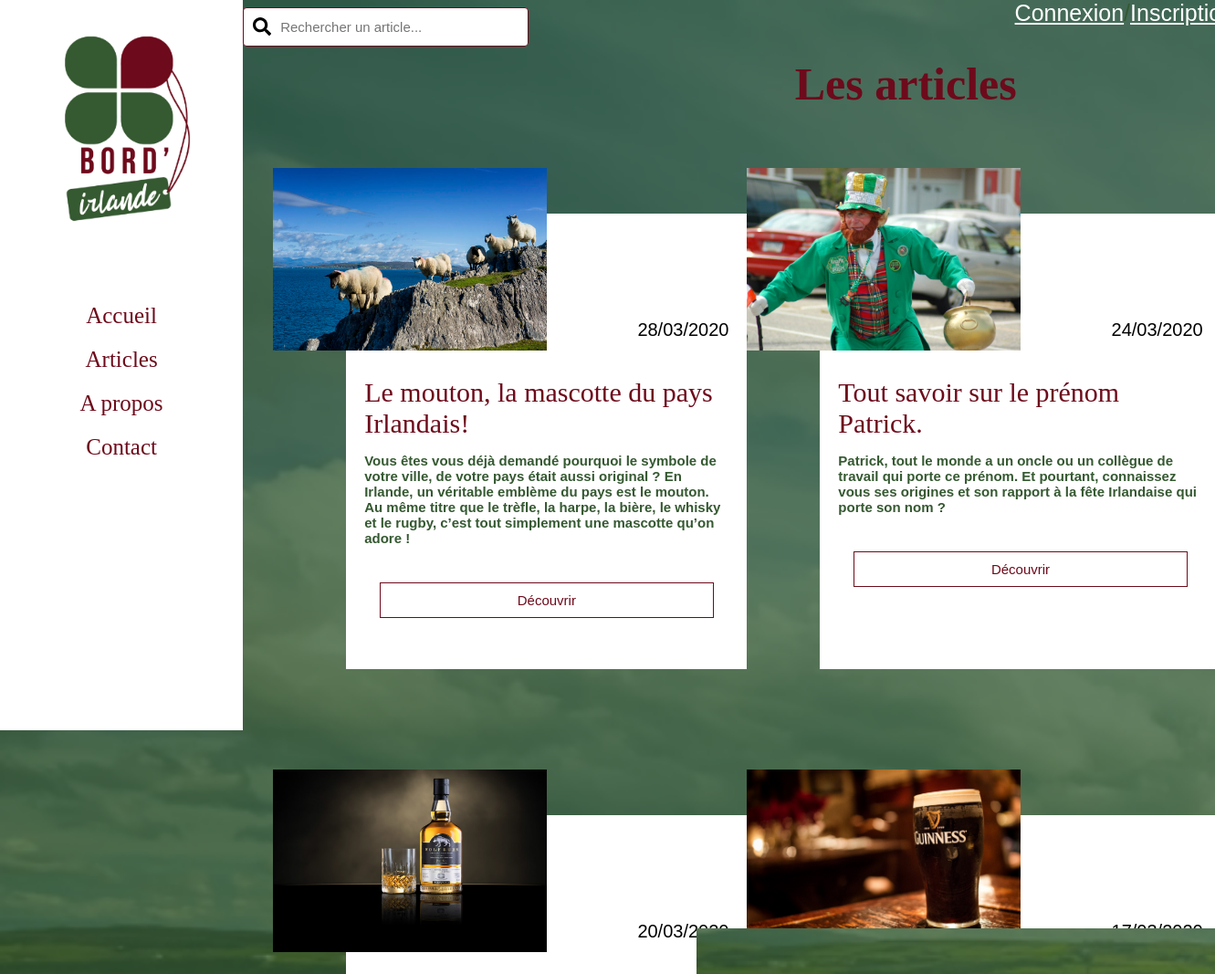
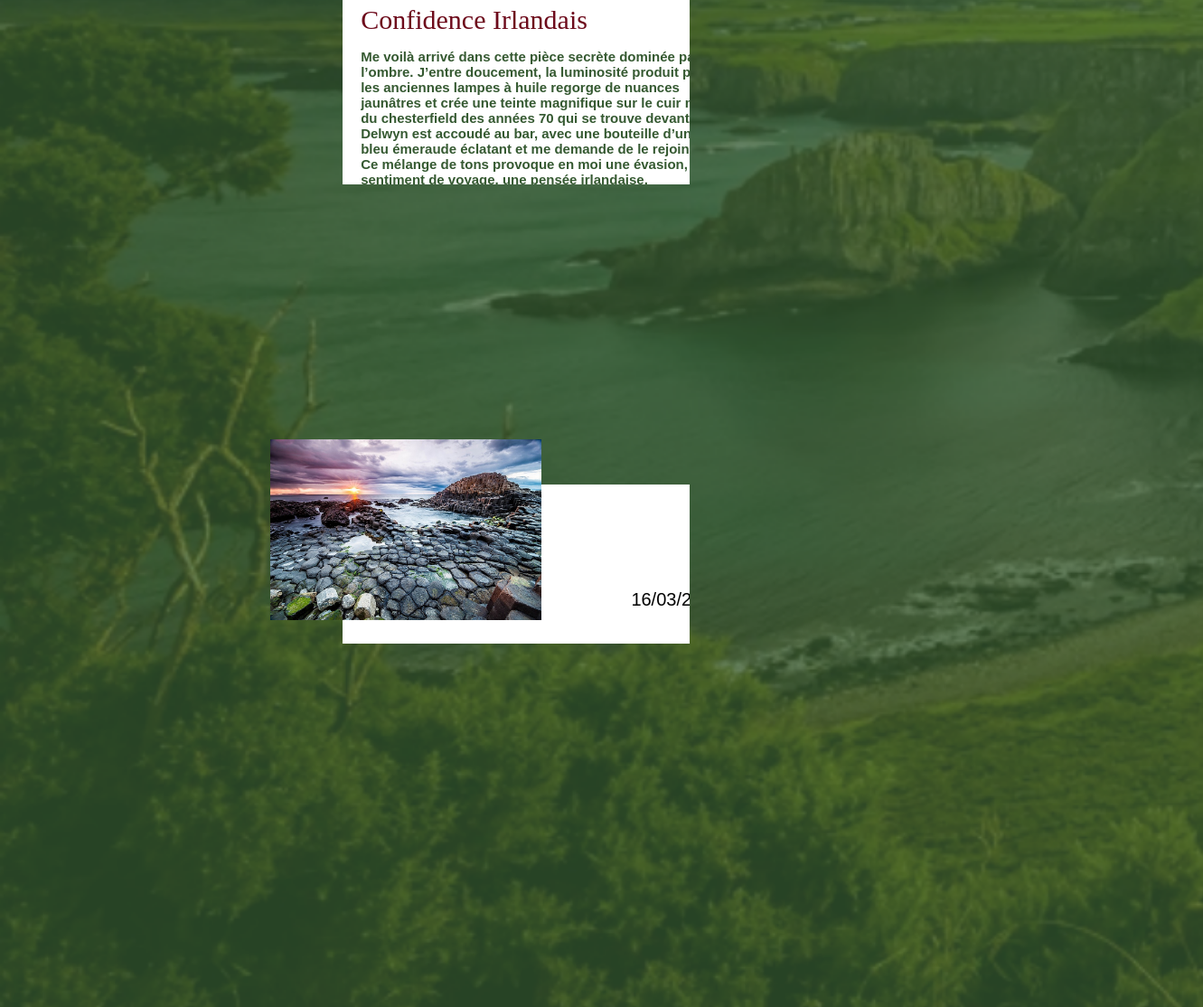
The app's page /articles.php with its own data (2 pictures, top to bottom).
### tables this page shows
CREATE TABLE IF NOT EXISTS `article` (
  `NumArt` char(10) NOT NULL,
  `DtCreA` date DEFAULT NULL,
  `LibTitrA` text,
  `LibChapoA` text,
  `LibAccrochA` text,
  `Parag1A` text,
  `LibSsTitr1` text,
  `Parag2A` text,
  `LibSsTitr2` text,
  `Parag3A` text,
  `LibConclA` text,
  `UrlPhotA` char(62) DEFAULT NULL,
  `Likes` int(11) DEFAULT NULL,
  `NumAngl` char(8) NOT NULL,
  `NumThem` char(8) NOT NULL,
  `NumLang` char(8) NOT NULL,
  PRIMARY KEY (`NumArt`),
  KEY `ARTICLE_FK` (`NumArt`),
  KEY `FK_ASSOCIATION_1` (`NumAngl`),
  KEY `FK_ASSOCIATION_2` (`NumThem`),
  KEY `FK_ASSOCIATION_3` (`NumLang`)
);

### assets/php/dateChangeFormat.php (called while the page is built)
<?php
    function dateChangeFormat($dateIn, $from, $to) {
        if ($dateIn != '') {
            $dateOut = DateTime::createFromFormat($from, $dateIn);
            return $dateOut->format($to);
        } else {
            return "";
        }
    }
?>

### articles.php (the view, shortened to what this page needs)
<?php
    include 'assets/php/connect_PDO.php';
    include 'assets/php/dateChangeFormat.php';
?>
<!DOCTYPE html>
<html>
    <head>
		<link rel="stylesheet" href="assets/css/style.css" />
    </head>
    <body>
        <?php include 'assets/php/menu.php'; ?>
        <?php include 'assets/php/search.php'; ?>
        <div class="SavoirPlus">
            <div class="btnContact">
                <?php include 'assets/php/btnConnexion.php'; ?>
            </div>
            <?php
            if(isset($_GET['numArt']) && !empty($_GET['numArt'])) {
                $numArt = ctrlSaisies($_GET['numArt']);
                if($_POST) {
                    if((isset($_POST['title_comment']) && !empty($_POST['title_comment'])) AND
                    (isset($_POST['comment']) && !empty($_POST['comment']))) {
                        $title_comment = ctrlSaisies($_POST['title_comment']);
                        $comment = ctrlSaisies($_POST['comment']);
                        $req = $bdd->prepare('SELECT * FROM user WHERE Login = ?');
                        $req->execute(array($_SESSION['login']));
                        $donnees = $req->fetch();
                        $pseudo = $donnees['Login'];
                        $email = $donnees['EMail'];
                        $date_comm = date("Y-m-d H:i:s");
                        $req = $bdd->query('SELECT * FROM comment');
                        $donnees = $req->fetch();
                        if(empty($donnees)) {
                            $req = $bdd->prepare('INSERT INTO comment(NumCom, DtCreC, PseudoAuteur, EmailAuteur, TitrCom, LibCom, NumArt) VALUES(:NumCom, :DtCreC, :PseudoAuteur, :EmailAuteur, :TitrCom, :LibCom, :NumArt)');
                            $req->execute(array(
                                'NumCom' => "001",
                                'DtCreC' => $date_comm,
                                'PseudoAuteur' => $pseudo,
                                'EmailAuteur' => $email,
                                'TitrCom' => $title_comment,
                                'LibCom' => $comment,
                                'NumArt' => $numArt
                                ));
                        } else {
                            $req = $bdd->query('SELECT MAX(NumCom) AS NumComMax FROM comment');
                            $donnees = $req->fetch();
                            $comm_max = $donnees['NumComMax'];
                            $comm_max = (int) $comm_max + 1;
                            if($comm_max < 10) {
                                $comm_max = "0" . $comm_max;
                            }
                            if($comm_max < 100) {
                                $comm_max = "0" . $comm_max;
                            }
                            $req = $bdd->prepare('INSERT INTO comment(NumCom, DtCreC, PseudoAuteur, EmailAuteur, TitrCom, LibCom, NumArt) VALUES(:NumCom, :DtCreC, :PseudoAuteur, :EmailAuteur, :TitrCom, :LibCom, :NumArt)');
                            $req->execute(array(
                                'NumCom' => $comm_max,
                                'DtCreC' => $date_comm,
                                'PseudoAuteur' => $pseudo,
                                'EmailAuteur' => $email,
                                'TitrCom' => $title_comment,
                                'LibCom' => $comment,
                                'NumArt' => $numArt
                                ));
                            $req->closeCursor();
                        }
                        header('Location: articles.php?numArt=' . $numArt);
                    }
                }
                $req = $bdd->prepare('SELECT * FROM article WHERE NumArt = ?');
                $req->execute(array($numArt));
                $donnees = $req->fetch();
                if(empty($donnees)) {
                    header('Location: articles.php');
                } else {
                    $nb_like = $donnees['Likes'];
                    $req = $bdd->prepare('SELECT COUNT(*) AS nb_comm FROM comment WHERE NumArt = ?');
                    $req->execute(array($numArt));
                    $donnees = $req->fetch();
                    $nb_comment = $donnees['nb_comm'];
                    $req = $bdd->prepare('SELECT * FROM article WHERE NumArt = ?');
                    $req->execute(array($numArt));
                    $donnees = $req->fetch();
                    ?>
                    <div class="SavoirPlusContent">
                    <img src="assets/uploads/<?php echo $donnees['UrlPhotA'];?>" alt="Image de l'article">
                    <h1><?php echo $donnees['LibTitrA']; ?></h1>
                    <p class="date">Publié le : <?php echo dateChangeFormat($donnees['DtCreA'], "Y-m-d", "d/m/Y"); ?></p>
                    <p class="chapo"><?php echo $donnees['LibChapoA'] ?></p>
                    <p class="paragraphe"><?php echo $donnees['Parag1A'] ?></p>
                    <p class="sous_titre"><?php echo $donnees['LibSsTitr1'] ?></p>
                    <p class="paragraphe"><?php echo $donnees['Parag2A'] ?></p>
                    <p class="sous_titre"><?php echo $donnees['LibSsTitr2'] ?></p>
                    <p class="paragraphe"><?php echo $donnees['Parag3A'] ?></p>
                    <p class="conclusion"><?php echo $donnees['LibConclA'] ?></p>
                    <div class="likeAndCom">
                        <h2><?php echo $donnees['Likes'] ?> mention<?php echo $donnees['Likes'] > 1 ? "s" : "" ?> j'aime</h2>
                        <h2><?php echo $nb_comment ?> commentaire<?php echo $nb_comment > 1 ? "s" : "" ?></h2>
                    </div>
                <?php
                    if(isset($_SESSION['user']) && !empty($_SESSION['user']) && $_SESSION['user'] == true) {
                        $user = true;
                    } else {
                        $user = false;
                    }
                    $req = $bdd->prepare('SELECT * FROM comment WHERE NumArt = ? ORDER BY DtCreC');
                    $req->execute(array($numArt));
                    while($donnees = $req->fetch())
                    {
                        echo dateChangeFormat($donnees['DtCreC'], "Y-m-d H:i:s", "d/m/Y H:i:s") . ' - ' . $donnees['PseudoAuteur'] . ' : ' . $donnees['LibCom'] . '<br><br>';
                        if($user) {
                            if($donnees['PseudoAuteur'] == $_SESSION['login']) {
                                echo '<a href="supprimerCom.php?numCom=' . $donnees['NumCom'] . '&numArt=' . $donnees['NumArt'] . '">Supprimer</a>';
                            }
                        }
                    }
                    if($user) {
                        ?>
                        <form action="" method="post">
                            <label for="title_comment">Titre</label>
                            <input type="text" id="title_comment" name="title_comment" placeholder="Sur 60 car." size="60" maxlength="60" required><br><br>
                            <label for="comment">Commentaire</label><br>
                            <textarea name="comment" id="comment" cols="30" rows="10" placeholder="Ecrivez ici..." required></textarea><br><br>
                            <input type="submit">
                        </form>
                    <?php
                    } else {
                    ?>
                        <p>Vous devez être connectés pour laisser un commentaire.</p>
                        <a href="inscription.php">S'inscrire</a>
                        <a href="connexion.php">Se connecter</a>
            </div>
        </div>
                <?php
                    }
                }
                $req->closeCursor();
            } else {
                $req = $bdd->query('SELECT * FROM article ORDER BY DtCreA DESC');
                echo "<h1>Les articles</h1>";
                echo "<div class='flexContainerArticles'>";
                while ($donnees = $req->fetch())
                {
                ?>
                    <div class="AllArticles">
                        <img src="assets/uploads/<?php echo $donnees['UrlPhotA'];?>" alt="Image de l'article">
                        <p class="date"><?php echo dateChangeFormat($donnees['DtCreA'], "Y-m-d", "d/m/Y");?></p>
                        <h1><?php echo $donnees['LibTitrA']; ?></h1>
                        <p class="chapo"><?php echo $donnees['LibChapoA'] ?></p>
                        <div class="decouvrir">
                            <a href="articles.php?numArt=<?php echo $donnees['NumArt']; ?>">Découvrir</a>
                        </div>
                    </div>
                <?php
                }
                echo "</div>";
            }
            ?>
    </body>
</html>

### assets/css/style.css (style rules this page uses)
body { display: flex; margin: 0px; background-image: url("../images/image_2.png"); background-repeat: no-repeat; background-attachment: fixed; background-color: #345831; background-size: cover; width: 100vw; height: 100vh; }
.btnContact { float: right; }
.SavoirPlus { display: flex; flex-direction: column; text-align: center; font-family: Helvetica, sans-serif; color: #345831; }
.SavoirPlus h1 { font-family: 'Bebas Neue', cursive; color: #6D0A1B; font-size: 50px; }
.AllArticles { background-color: white; width: 30vw; height: auto; margin-top: 10vh !important; margin-left: -5vw; font-size: 20px; }
.AllArticles h1 { font-family: 'Bebas Neue', cursive; font-size: 30px; text-align: left; color: #6D0A1B; margin-bottom: 0; font-weight: 400; margin-top: 5vh; }
.AllArticles p { font-family: 'Helvetica', sans-serif; text-align: left; }
.AllArticles .date { font-size: 20px; text-align: right; color: black; font-weight: 300; margin-top: 12vh; }
.AllArticles .chapo { font-size: 15px; font-weight: 700; margin-bottom: 5vh; color: #355931; }
.flexContainerArticles { display: flex; flex-wrap: wrap; }
.AllArticles { position: relative; margin-top: 20vh; padding: 20px; padding-bottom: 7vh; margin-bottom: 10vh; margin-left: -200px; }
.AllArticles:nth-child(even) { margin-left: 6vw; }
.AllArticles img { position: absolute; top: -50px; left: -80px; width: 300px; height: 200px; }
.AllArticles a { display: inline-block; border: solid 1px #6D0A1B; padding: 10px 150px; color: #6D0A1B; font-family: 'Helvetica', sans-serif; font-size: 15px; font-weight: 400; text-decoration: none; transition: 0.3s ease;; }

### records on screen
article: UrlPhotA (picture), DtCreA "28/03/2020", LibTitrA "Le mouton, la mascotte du pays Irlandais!", LibChapoA "Vous êtes vous déjà demandé pourquoi le symbole de votre ville, de votre pays était aussi original ? En Irlande, un véritable emblème du pays est le mouton. Au même titre que le trèfle, la harpe, la bière, le whisky et le rugby, c’est tout simplement une mascotte qu’on adore !"
article: UrlPhotA (picture), DtCreA "24/03/2020", LibTitrA "Tout savoir sur le prénom Patrick.", LibChapoA "Patrick, tout le monde a un oncle ou un collègue de travail qui porte ce prénom. Et pourtant, connaissez vous ses origines et son rapport à la fête Irlandaise qui porte son nom ?"
article: UrlPhotA (picture), DtCreA "20/03/2020", LibTitrA "Confidence Irlandais", LibChapoA "Me voilà arrivé dans cette pièce secrète dominée par l’ombre. J’entre doucement, la luminosité produit par les anciennes lampes à huile regorge de nuances jaunâtres et crée une teinte magnifique sur le cuir mat du chesterfield des années 70 qui se trouve devant moi. Delwyn est accoudé au bar, avec une bouteille d’un bleu émeraude éclatant et me demande de le rejoindre. Ce mélange de tons provoque en moi une évasion, un sentiment de voyage, une pensée irlandaise."
article: UrlPhotA (picture), DtCreA "17/03/2020", LibTitrA "Coronavirus: Les tips à suivre pour une Saint Patrick à l’irlandaise !", LibChapoA "Nous sommes en pleine pandémie ! Nous sommes en Guerre, comme l’a annoncé Président Macron Lundi soir. Mais ce n’est pas pour autant que vous ne pourrez pas faire vos propres festivités chez vous avec les heureux élus de votre confinement! Suivez ces petits tips pour vous assurez de passer la saint-Patrick comme un vrai irlandais depuis votre canapé !"
article: UrlPhotA (picture), DtCreA "16/03/2020", LibTitrA "Top 3 des légendes irlandaises que vous devez absolument connaître !", LibChapoA "Terre d’histoire, d’aventure, de héros et de légendes, l’Irlande est un lieu magique et aujourd’hui elle est encore imprégnée de tous ces mythes. Et si un jour vous comptez vous rendre en Irlande, vous ne pourrez pas échapper aux légendes qui vont suivre !"
article: UrlPhotA (picture), DtCreA "14/03/2020", LibTitrA "Le rôle secret des familles irlandaises dans le vin de Bordeaux !", LibChapoA "Bordeaux est connue à travers le monde entier pour son vin et ses vignobles légendaires qui entoure la belle cité du vin. Vous connaissez sûrement les châteaux Lynch-Bages, Leoville-Barton, Phélan-Ségur et Kirwan, tous des noms reconnus mondialement. Et si je vous disais que derrière ces grands noms se trouvent des familles irlandaises."
